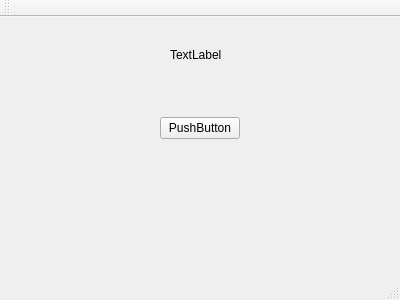
<?xml version="1.0" encoding="UTF-8"?>
<ui version="4.0">
 <class>MainWindow</class>
 <widget class="QMainWindow" name="MainWindow">
  <property name="geometry">
   <rect>
    <x>0</x>
    <y>0</y>
    <width>400</width>
    <height>300</height>
   </rect>
  </property>
  <property name="windowTitle">
   <string>MainWindow</string>
  </property>
  <widget class="QWidget" name="centralWidget">
   <widget class="QPushButton" name="pushButton">
    <property name="geometry">
     <rect>
      <x>160</x>
      <y>100</y>
      <width>80</width>
      <height>22</height>
     </rect>
    </property>
    <property name="text">
     <string>PushButton</string>
    </property>
   </widget>
   <widget class="QLabel" name="label">
    <property name="geometry">
     <rect>
      <x>170</x>
      <y>30</y>
      <width>71</width>
      <height>16</height>
     </rect>
    </property>
    <property name="text">
     <string>TextLabel</string>
    </property>
   </widget>
  </widget>
  <widget class="QMenuBar" name="menuBar">
   <property name="geometry">
    <rect>
     <x>0</x>
     <y>0</y>
     <width>400</width>
     <height>21</height>
    </rect>
   </property>
  </widget>
  <widget class="QToolBar" name="mainToolBar">
   <attribute name="toolBarArea">
    <enum>TopToolBarArea</enum>
   </attribute>
   <attribute name="toolBarBreak">
    <bool>false</bool>
   </attribute>
  </widget>
  <widget class="QStatusBar" name="statusBar"/>
 </widget>
 <layoutdefault spacing="6" margin="11"/>
 <resources/>
 <connections/>
</ui>
